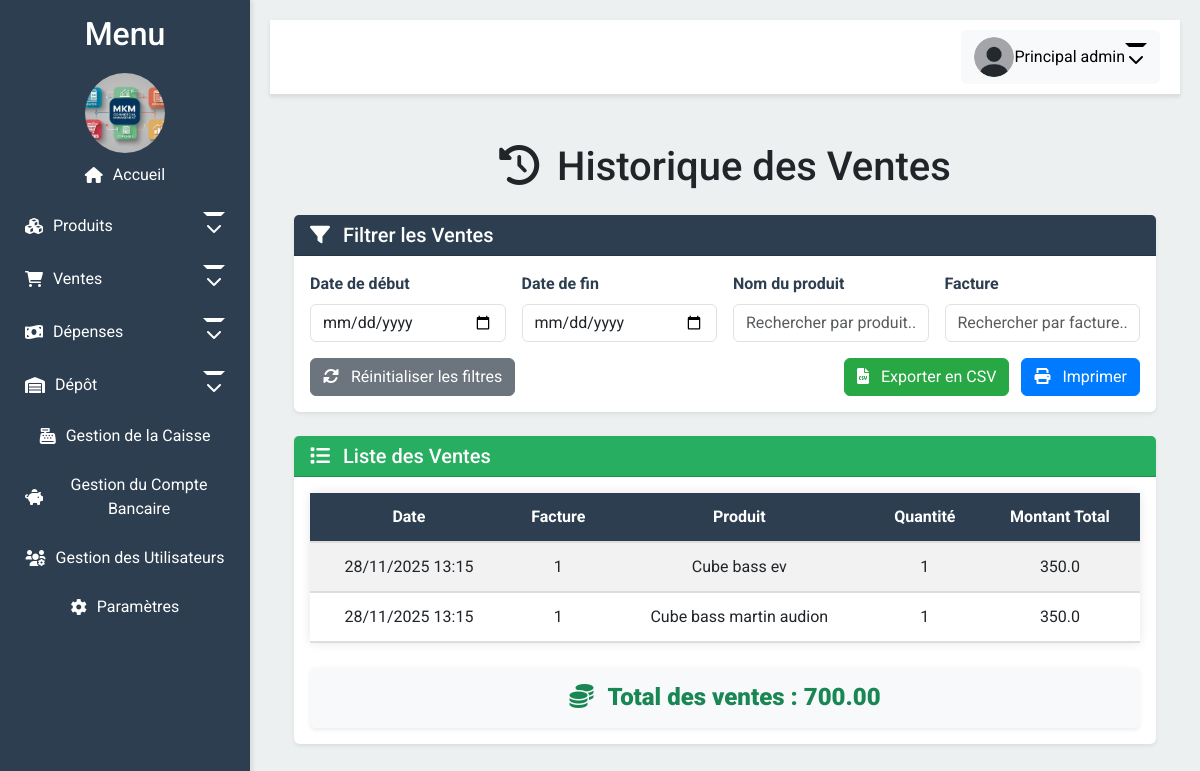
The app's page /historique_ventes (signed in) with its own data.
### app/models.py (models this page shows, shortened)
class User(UserMixin, db.Model):
    __tablename__ = 'user'  # Ajoutez cette ligne explicitement
    id = db.Column(db.Integer, primary_key=True)
    email = db.Column(db.String(100), unique=True, nullable=False)
    password = db.Column(db.String(100), nullable=False)
    firstname = db.Column(db.String(100), nullable=True)
    lastname = db.Column(db.String(100), nullable=True)
    photo = db.Column(db.String(200), nullable=True)
    role = db.Column(db.String(50), default='vendeur')
    permissions = db.Column(JSON, nullable=True)
    def is_admin(self):
        return self.role == 'admin'
    def has_permission(self, permission):
        if self.is_admin():
            return True
        return self.permissions and permission in self.permissions

class Ventes(db.Model):
    __tablename__ = 'ventes'
    id = db.Column(db.Integer, primary_key=True)
    produit_id = db.Column(db.Integer, db.ForeignKey('produits.id'), nullable=False)
    facture_id = db.Column(db.Integer, db.ForeignKey('factures.id'), nullable=False)
    quantite = db.Column(db.Integer, nullable=False)
    montant_total = db.Column(db.Float, nullable=False)
    produit = db.relationship('Produits', backref='ventes')
    benefice = db.relationship('Benefices', backref='vente', uselist=False)

class Factures(db.Model):
    __tablename__ = 'factures'
    id = db.Column(db.Integer, primary_key=True)
    nom_client = db.Column(db.String(100), nullable=False)
    montant_total = db.Column(db.Float, nullable=False)
    date_facture = db.Column(db.DateTime, default=datetime.utcnow)
    paiement_credit = db.Column(db.Boolean, default=False)
    montant_cash = db.Column(db.Float, default=0)
    montant_credit = db.Column(db.Float, default=0)
    ventes = db.relationship('Ventes', backref='facture', lazy=True)

class Produits(db.Model):
    __tablename__ = 'produits'  # Ajoutez aussi pour les autres modèles pour être cohérent
    id = db.Column(db.Integer, primary_key=True)
    nom = db.Column(db.String(100), nullable=False)
    description = db.Column(db.String(200))
    prix = db.Column(db.Float, nullable=False)
    prix_achat = db.Column(db.Float, nullable=False)
    quantite = db.Column(db.Integer, nullable=False)
    quantite_depot = db.Column(db.Integer, default=0)
    en_route = db.Column(db.Integer, default=0)

### app/routes.py (the view)
@bp.route('/historique_ventes')
@login_required
@permission_required('voir_historique_vente')
def historique_ventes():
    ventes = Ventes.query.join(Factures).order_by(Factures.date_facture.asc()).all()
    return render_template('historique_ventes.html', ventes=ventes)

### app/routes.py (called while the page is built)
def permission_required(permission):
    def decorator(f):
        @wraps(f)
        def decorated_function(*args, **kwargs):
            if not current_user.has_permission(permission):
                flash("Accès refusé. Vous n'avez pas les permissions nécessaires.", 'danger')
                return redirect(url_for('routes.index'))  # Rediriger vers la page d'accueil
            return f(*args, **kwargs)
        return decorated_function
    return decorator

@bp.context_processor
def inject_common_variables():
    common_vars = {'factures_credit_count': 0}
    try:
        if current_user.is_authenticated and hasattr(current_user, 'has_permission'):
            if current_user.has_permission('voir_historique_vente'):
                common_vars['factures_credit_count'] = Factures.query.filter_by(paiement_credit=True).count()
    except Exception as e:
        print(f"Error in context processor: {e}")
        common_vars['factures_credit_count'] = 0
    return common_vars

@bp.context_processor
def inject_common_variables():
    common_vars = {
        'factures_credit_count': 0,
        'now': datetime.now()
    }
    try:
        if current_user.is_authenticated and hasattr(current_user, 'has_permission'):
            if current_user.has_permission('voir_historique_vente'):
                common_vars['factures_credit_count'] = Factures.query.filter_by(paiement_credit=True).count()
    except Exception as e:
        print(f"Error in context processor: {e}")
        common_vars['factures_credit_count'] = 0
    return common_vars

@login_manager.user_loader
def load_user(user_id):
    return User.query.get(int(user_id))

### app/templates/historique_ventes.html (shortened to what this page needs)
{% extends "layout.html" %}
{% block content %}
<div class="container">
    <h1 class="mt-5 text-center"><i class="fas fa-history me-2"></i> Historique des Ventes</h1>
    <div class="card mt-4 shadow-sm border-0">
        <div class="card-header text-white" style="background-color: #2C3E50;">
            <h5 class="card-title mb-0"><i class="fas fa-filter me-2"></i> Filtrer les Ventes</h5>
        </div>
        <div class="card-body">
            <div class="row g-3">
                <div class="col-md-3">
                    <label for="filterDateStart" class="form-label">Date de début</label>
                    <input type="date" class="form-control" id="filterDateStart">
                </div>
                <div class="col-md-3">
                    <label for="filterDateEnd" class="form-label">Date de fin</label>
                    <input type="date" class="form-control" id="filterDateEnd">
                </div>
                <div class="col-md-3">
                    <label for="filterProduct" class="form-label">Nom du produit</label>
                    <input type="text" class="form-control" id="filterProduct" placeholder="Rechercher par produit...">
                </div>
                <div class="col-md-3">
                    <label for="filterFacture" class="form-label">Facture</label>
                    <input type="text" class="form-control" id="filterFacture" placeholder="Rechercher par facture...">
                </div>
            </div>
            <div class="mt-3 d-flex justify-content-between">
                <button type="button" id="resetFilters" class="btn btn-secondary">
                    <i class="fas fa-sync-alt me-2"></i> Réinitialiser les filtres
                </button>
                <div>
                    <button type="button" id="exportCSV" class="btn btn-success me-2">
                        <i class="fas fa-file-csv me-2"></i> Exporter en CSV
                    </button>
                    <button type="button" id="printButton" class="btn btn-primary">
                        <i class="fas fa-print me-2"></i> Imprimer
                    </button>
                </div>
            </div>
        </div>
    </div>
    <div class="card mt-4 shadow-sm border-0">
        <div class="card-header text-white" style="background-color: #27AE60;">
            <h5 class="card-title mb-0"><i class="fas fa-list me-2"></i> Liste des Ventes</h5>
        </div>
        <div class="card-body">
            <table class="table table-striped table-hover">
                <thead style="background-color: #2c3e50; color: white;">
                    <tr>
                        <th class="text-center">Date</th>
                        <th class="text-center">Facture</th>
                        <th class="text-center">Produit</th>
                        <th class="text-center">Quantité</th>
                        <th class="text-center">Montant Total</th>
                    </tr>
                </thead>
                <tbody id="ventesTableBody">
                    {% for vente in ventes %}
                    <tr data-date="{{ vente.facture.date_facture.strftime('%Y-%m-%d') }}" data-facture="{{ vente.facture.id }}" data-produit="{{ vente.produit.nom }}">
                        <td class="text-center">{{ vente.facture.date_facture.strftime('%d/%m/%Y %H:%M') }}</td>
                        <td class="text-center">{{ vente.facture.id }}</td>
                        <td class="text-center">{{ vente.produit.nom }}</td>
                        <td class="text-center">{{ vente.quantite }}</td>
                        <td class="text-center">{{ vente.montant_total }}</td>
                    </tr>
                    {% endfor %}
                </tbody>
            </table>
            <div class="text-center mt-4 p-3 bg-light rounded shadow-sm">
                <h3 class="text-success mb-0">
                    <i class="fas fa-coins me-2"></i>
                    <strong>Total des ventes : <span id="totalVentes">0.00</span></strong>
                </h3>
            </div>
        </div>
    </div>
</div>
{% endblock %}

### app/templates/layout.html (shortened to what this page needs)
<!DOCTYPE html>
<html lang="fr">
<head>
    <link href="{{ url_for('static', filename='css/bootstrap.min.css') }}" rel="stylesheet">
    <link href="{{ url_for('static', filename='css/all.min.css') }}" rel="stylesheet">
    <link href="{{ url_for('static', filename='css/style.css') }}" rel="stylesheet">
</head>
<body>
    <div class="sidebar" id="sidebar">
        <h2 style="text-align: center;">Menu</h2>
        <div class="logo-container" style="text-align: center; margin-top: 20px;">
            <img src="{{ url_for('static', filename='uploads/logo.png') }}" alt="Logo" style="width: 80px; height: 80px; border-radius: 50%; object-fit: cover;">
        </div>
        <a href="/" class="nav-link {% if request.endpoint == 'routes.index' %}active{% endif %}">
            <i class="fas fa-home"></i> <span>Accueil</span>
        </a>
        {% if current_user.is_authenticated %}
            {% if current_user.has_permission('gestion_produits') or current_user.has_permission('voir_stock_boutique') or current_user.has_permission('voir_stock_globale') %}
                <a href="#produits" class="nav-link dropdown-toggle" id="dropdown-produits">
                    <i class="fas fa-cubes"></i> <span>Produits</span>
                </a>
            {% endif %}
            {% if current_user.has_permission('gestion_ventes') or current_user.has_permission('voir_historique_vente') or current_user.has_permission('gestion_benefices') %}
                <a href="#ventes" class="nav-link dropdown-toggle" id="dropdown-ventes">
                    <i class="fas fa-shopping-cart"></i> <span>Ventes</span>
                </a>
            {% endif %}
            {% if current_user.has_permission('gestion_depenses_ordinaires') or current_user.has_permission('gestion_depenses_recurrentes') %}
                <a href="#depenses" class="nav-link dropdown-toggle" id="dropdown-depenses">
                    <i class="fas fa-money-bill-wave"></i> <span>Dépenses</span>
                </a>
            {% endif %}
            {% if current_user.has_permission('gestion_depot') or current_user.has_permission('voir_stock_depot') %}
                <a href="#depot" class="nav-link dropdown-toggle" id="dropdown-depot">
                    <i class="fas fa-warehouse"></i> <span>Dépôt</span>
                </a>
            {% endif %}
            {% if current_user.has_permission('gestion_caise') %}
                <a href="/gestion_caisse" class="nav-link {% if request.endpoint == 'routes.gestion_caisse' %}active{% endif %}">
                    <i class="fas fa-cash-register"></i> <span>Gestion de la Caisse</span>
                </a>
            {% endif %}
            {% if current_user.has_permission('gestion_banque') %}
                <a href="/gestion_compte_bancaire" class="nav-link {% if request.endpoint == 'routes.gestion_compte_bancaire' %}active{% endif %}">
                    <i class="fas fa-piggy-bank"></i> <span>Gestion du Compte Bancaire</span>
                </a>
            {% endif %}
            {% if current_user.has_permission('gestion_utilisateurs') %}
                <a href="/gestion_utilisateurs" class="nav-link {% if request.endpoint == 'routes.gestion_utilisateurs' %}active{% endif %}">
                    <i class="fas fa-users-cog"></i> <span>Gestion des Utilisateurs</span>
                </a>
            {% endif %}
            <a href="/parametres" class="nav-link {% if request.endpoint == 'routes.parametres' %}active{% endif %}">
                <i class="fas fa-cog"></i> <span>Paramètres</span>
            </a>
        {% endif %}
    </div>
    <div class="content">
        <div class="header">
            <div class="dropdown">
                {% if current_user.is_authenticated %}
                    <button class="btn btn-light dropdown-toggle" id="profileDropdown" data-bs-toggle="dropdown">
                        <img src="{{ url_for('static', filename=current_user.photo if current_user.photo else 'images/default.png') }}"
                             alt="Profile Picture" width="40" height="40" class="rounded-circle">
                        {{ current_user.firstname }} {{ current_user.lastname }}
                    </button>
                {% else %}
                    <a href="/login" class="btn btn-light">
                        <i class="fas fa-sign-in-alt"></i> Connexion
                    </a>
                {% endif %}
            </div>
        </div>
        <div class="container mt-5">
            {% block content %}{% endblock %}
        </div>
    </div>
</body>
</html>

### app/static/css/style.css (style rules this page uses)
body { display: flex; min-height: 100vh; flex-direction: column; margin: 0; background-color: #f8f9fa; font-family: 'Roboto', sans-serif; }
.sidebar { width: 250px; background-color: #2c3e50; color: white; padding: 15px; position: fixed; height: 100%; overflow-y: auto; transition: transform 0.3s ease-in-out; box-shadow: 2px 0 5px rgba(0, 0, 0, 0.1); z-index: 1000; text-align: center; }
.sidebar .nav-link { display: flex; align-items: center; justify-content: center; padding: 10px; color: white; text-decoration: none; transition: background-color 0.3s, padding-left 0.3s; border-radius: 5px; margin-bottom: 5px; }
.sidebar .nav-link i { margin-right: 10px; }
.content { margin-left: 250px; padding: 20px; flex-grow: 1; background-color: #ecf0f1; width: calc(100% - 250px); transition: margin-left 0.3s; }
.header { display: flex; justify-content: space-between; align-items: center; background-color: #ffffff; padding: 10px 20px; border-bottom: 1px solid #ddd; box-shadow: 0 2px 4px rgba(0, 0, 0, 0.1); }
.dropdown-toggle { cursor: pointer; display: flex; align-items: center; justify-content: center; }
.dropdown-toggle::after { content: '\f078'; font-family: "Font Awesome 5 Free"; font-weight: 900; margin-left: auto; transition: transform 0.3s ease; }
.container { max-width: 1200px; margin: 0 auto; }
.form-label { font-weight: bold; color: #2C3E50; }

### app/templates/historique_ventes.html (style rules this page uses)
.table { border-collapse: collapse; width: 100%; box-shadow: 0 0 10px rgba(0, 0, 0, 0.1); }
.table th, .table td { padding: 12px; text-align: center; border-bottom: 2px solid #ddd; }
.table th { background-color: #2c3e50; color: white; font-weight: bold; }
.bg-light { background-color: #f8f9fa !important; }
.text-success { font-size: 1.5rem; font-weight: bold; }
.btn-primary { background-color: #007bff; border-color: #007bff; }
.btn-secondary { background-color: #6c757d; border-color: #6c757d; }
.btn-success { background-color: #28a745; border-color: #28a745; }

### records on screen
User: firstname "Principal", lastname "admin"
Ventes: facture.date_facture "28/11/2025 13:15", facture.id "1", produit.nom "Cube bass ev", quantite "1", montant_total "350.0"
Ventes: facture.date_facture "28/11/2025 13:15", facture.id "1", produit.nom "Cube bass martin audion", quantite "1", montant_total "350.0"
